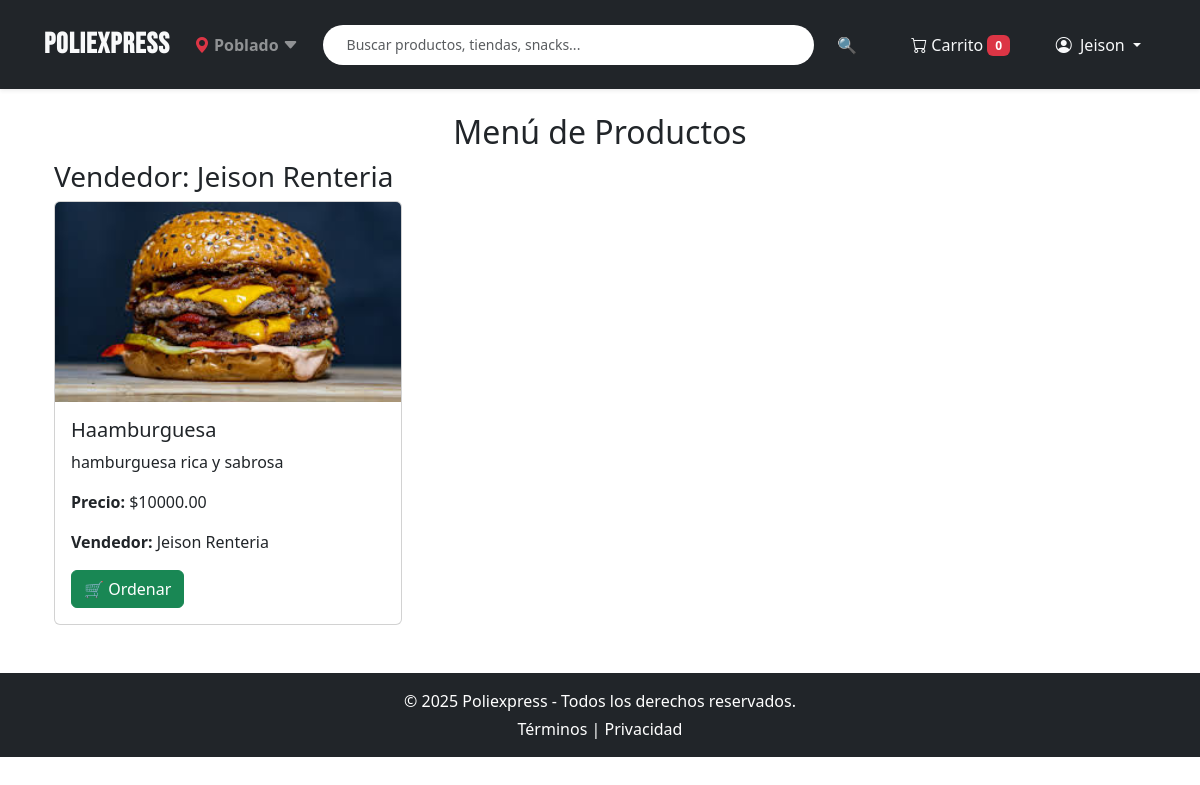
Screenshot of /pedidos/menu/ (signed in) with the database file from the repository.
### pedidos/models.py (models this page shows, shortened)
class Producto(models.Model):
    nombre = models.CharField(max_length=100)
    descripcion = models.TextField()
    precio = models.DecimalField(max_digits=10, decimal_places=2)
    disponible = models.BooleanField(default=True)
    vendedor = models.ForeignKey(User, on_delete=models.CASCADE)
    imagen = models.ImageField(upload_to='', null=True, blank=True)

### pedidos/views.py (the view)
# urls.py: path('menu/', views.menu, name='menu'),
def menu(request):
    productos = Producto.objects.filter(disponible=True).select_related('vendedor')
    productos_por_vendedor = defaultdict(list)
    for producto in productos:
        vendedor = producto.vendedor
        nombre_vendedor = f"{vendedor.first_name} {vendedor.last_name}".strip() or vendedor.username
        productos_por_vendedor[nombre_vendedor].append(producto)
    return render(request, 'pedidos/menu.html', {'productos_por_vendedor': dict(productos_por_vendedor)})

### pedidos/templates/pedidos/menu.html (shortened to what this page needs)
{% extends 'pedidos/base.html' %}
{% load static %}
{% block content %}
<div class="container mt-4">
    <h2 class="text-center">Menú de Productos</h2>
    {% if productos_por_vendedor %}
        {% for vendedor, productos in productos_por_vendedor.items %}
            <h3>Vendedor: {{ vendedor }}</h3>
            <div class="row">
                {% for producto in productos %}
                <div class="col-md-4">
                    <div class="card">
                        {% if producto.imagen %}
                        <img src="{{ producto.imagen.url }}" class="card-img-top" alt="{{ producto.nombre }}"
     style="height: 200px; object-fit: cover;">
                        {% endif %}
                        <div class="card-body">
                            <h5 class="card-title">{{ producto.nombre }}</h5>
                            <p class="card-text">{{ producto.descripcion }}</p>
                            <p><strong>Precio:</strong> ${{ producto.precio }}</p>
                            <p><strong>Vendedor:</strong> {{ vendedor }}</p>
                            <button class="ordenar-btn btn btn-success" data-id="{{ producto.id }}">
                                🛒 Ordenar
                            </button>
                        </div>
                    </div>
                </div>
                {% endfor %}
            </div>
        {% endfor %}
    {% else %}
        <p>No hay productos disponibles.</p>
    {% endif %}
</div>
{% endblock %}

### pedidos/templates/pedidos/base.html (shortened to what this page needs)
{% load static %}
<!DOCTYPE html>
<html lang="es">
<head>
    <link href="https://cdn.jsdelivr.net/npm/bootstrap@5.3.0/dist/css/bootstrap.min.css" rel="stylesheet">
    <link href="https://cdn.jsdelivr.net/npm/bootstrap-icons@1.10.5/font/bootstrap-icons.css" rel="stylesheet">
    <link rel="stylesheet" href="{% static 'pedidos/css/styles.css' %}">
</head>
<body>
<nav class="navbar navbar-expand-lg navbar-dark bg-dark shadow-sm sticky-top">
    <div class="container-fluid px-4 py-2">
        <a class="navbar-brand fw-bold me-4 text-light" href="{% url 'pedidos:index' %}">Poliexpress</a>
        <div class="d-none d-md-flex align-items-center me-4 text-white-50">
            <i class="bi bi-geo-alt-fill text-danger me-1"></i>
            <span class="fw-semibold">Poblado</span>
            <i class="bi bi-caret-down-fill ms-1"></i>
        </div>
        <div class="collapse navbar-collapse" id="navbarContent">
            <form class="d-flex flex-grow-1 me-4 mt-2 mt-lg-0" method="get" action="{% url 'pedidos:menu' %}">
                <input class="form-control form-control-sm rounded-pill px-4 me-2 border-0" type="search" name="q" placeholder="Buscar productos, tiendas, snacks..." aria-label="Buscar">
                <button class="btn btn-sm border-0 text-light" type="submit">🔍</button>
            </form>
            <div class="d-flex align-items-center flex-column flex-lg-row mt-3 mt-lg-0">
                <a class="btn btn-sm text-light border-0 me-lg-3 mb-2 mb-lg-0" href="{% url 'pedidos:carrito' %}">
                    <i class="bi bi-cart"></i>
                    <span class="d-lg-inline">Carrito</span>
                    <span id="contador-carrito" class="badge bg-danger">0</span>
                </a>
                {% if user.is_authenticated %}
                <div class="dropdown">
                    <a class="btn btn-sm text-light border-0 dropdown-toggle" href="#" id="userDropdown" role="button" data-bs-toggle="dropdown">
                        <i class="bi bi-person-circle me-1"></i> {{ user.username }}
                    </a>
                </div>
                {% else %}
                <a class="btn btn-sm text-light border-0 me-lg-2 mb-2 mb-lg-0" href="{% url 'pedidos:login' %}">Iniciar Sesión</a>
                <a class="btn btn-sm text-light border-0" href="{% url 'pedidos:registro' %}">Registrarse</a>
                {% endif %}
            </div>
        </div>
    </div>
</nav>
<main class="container mt-4">
    {% block content %}{% endblock %}
</main>
<footer class="bg-dark text-white text-center py-3 mt-5">
    <p class="mb-1">&copy; 2025 Poliexpress - Todos los derechos reservados.</p>
    <p class="mb-0">
        <a href="/terminos" class="text-white text-decoration-none">Términos</a> |
        <a href="/privacidad" class="text-white text-decoration-none">Privacidad</a>
    </p>
</footer>
</body>
</html>

### pedidos/static/pedidos/css/styles.css (style rules this page uses)
.navbar { background: #333; padding: 10px 20px; display: flex; align-items: center; justify-content: space-between; }
.navbar .navbar-brand { font-size: 1.8rem; font-weight: bold; color: white; text-decoration: none; transition: color 0.3s ease-in-out; font-family: 'Bebas Neue', sans-serif; letter-spacing: 1px; }
.navbar .btn { background: transparent; color: white; padding: 8px 15px; font-size: 1rem; transition: all 0.3s ease-in-out; text-decoration: none; border: none; box-shadow: none; }
.navbar input.form-control.border-0 { box-shadow: none; border: none; }

### rows the page displays
Producto: vendedor "Jeison Renteria", imagen (picture), nombre "Haamburguesa", descripcion "hamburguesa rica y sabrosa", precio "10000.00"

### other values shown
{{ user.username }} "Jeison"
